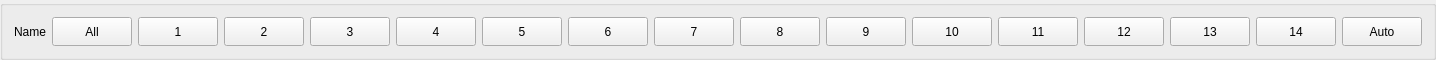
<?xml version="1.0" encoding="UTF-8"?>
<ui version="4.0">
 <class>SectionControlToolbar</class>
 <widget class="QGroupBox" name="SectionControlToolbar">
  <property name="geometry">
   <rect>
    <x>0</x>
    <y>0</y>
    <width>491</width>
    <height>60</height>
   </rect>
  </property>
  <property name="windowTitle">
   <string>GroupBox</string>
  </property>
  <layout class="QHBoxLayout" name="horizontalLayout">
   <item>
    <widget class="QLabel" name="lbName">
     <property name="enabled">
      <bool>true</bool>
     </property>
     <property name="text">
      <string>Name</string>
     </property>
    </widget>
   </item>
   <item>
    <widget class="QPushButton" name="pbAll">
     <property name="sizePolicy">
      <sizepolicy hsizetype="MinimumExpanding" vsizetype="Expanding">
       <horstretch>0</horstretch>
       <verstretch>0</verstretch>
      </sizepolicy>
     </property>
     <property name="focusPolicy">
      <enum>Qt::NoFocus</enum>
     </property>
     <property name="text">
      <string>All</string>
     </property>
     <property name="autoDefault">
      <bool>false</bool>
     </property>
     <property name="flat">
      <bool>false</bool>
     </property>
    </widget>
   </item>
   <item>
    <widget class="QPushButton" name="pb1">
     <property name="sizePolicy">
      <sizepolicy hsizetype="MinimumExpanding" vsizetype="Expanding">
       <horstretch>0</horstretch>
       <verstretch>0</verstretch>
      </sizepolicy>
     </property>
     <property name="focusPolicy">
      <enum>Qt::NoFocus</enum>
     </property>
     <property name="text">
      <string>1</string>
     </property>
    </widget>
   </item>
   <item>
    <widget class="QPushButton" name="pb2">
     <property name="sizePolicy">
      <sizepolicy hsizetype="MinimumExpanding" vsizetype="Expanding">
       <horstretch>0</horstretch>
       <verstretch>0</verstretch>
      </sizepolicy>
     </property>
     <property name="focusPolicy">
      <enum>Qt::NoFocus</enum>
     </property>
     <property name="text">
      <string>2</string>
     </property>
    </widget>
   </item>
   <item>
    <widget class="QPushButton" name="pb3">
     <property name="sizePolicy">
      <sizepolicy hsizetype="MinimumExpanding" vsizetype="Expanding">
       <horstretch>0</horstretch>
       <verstretch>0</verstretch>
      </sizepolicy>
     </property>
     <property name="focusPolicy">
      <enum>Qt::NoFocus</enum>
     </property>
     <property name="text">
      <string>3</string>
     </property>
    </widget>
   </item>
   <item>
    <widget class="QPushButton" name="pb4">
     <property name="sizePolicy">
      <sizepolicy hsizetype="MinimumExpanding" vsizetype="Expanding">
       <horstretch>0</horstretch>
       <verstretch>0</verstretch>
      </sizepolicy>
     </property>
     <property name="focusPolicy">
      <enum>Qt::NoFocus</enum>
     </property>
     <property name="text">
      <string>4</string>
     </property>
    </widget>
   </item>
   <item>
    <widget class="QPushButton" name="pb5">
     <property name="sizePolicy">
      <sizepolicy hsizetype="MinimumExpanding" vsizetype="Expanding">
       <horstretch>0</horstretch>
       <verstretch>0</verstretch>
      </sizepolicy>
     </property>
     <property name="focusPolicy">
      <enum>Qt::NoFocus</enum>
     </property>
     <property name="text">
      <string>5</string>
     </property>
    </widget>
   </item>
   <item>
    <widget class="QPushButton" name="pb6">
     <property name="sizePolicy">
      <sizepolicy hsizetype="MinimumExpanding" vsizetype="Expanding">
       <horstretch>0</horstretch>
       <verstretch>0</verstretch>
      </sizepolicy>
     </property>
     <property name="focusPolicy">
      <enum>Qt::NoFocus</enum>
     </property>
     <property name="text">
      <string>6</string>
     </property>
    </widget>
   </item>
   <item>
    <widget class="QPushButton" name="pb7">
     <property name="sizePolicy">
      <sizepolicy hsizetype="MinimumExpanding" vsizetype="Expanding">
       <horstretch>0</horstretch>
       <verstretch>0</verstretch>
      </sizepolicy>
     </property>
     <property name="focusPolicy">
      <enum>Qt::NoFocus</enum>
     </property>
     <property name="text">
      <string>7</string>
     </property>
    </widget>
   </item>
   <item>
    <widget class="QPushButton" name="pb8">
     <property name="sizePolicy">
      <sizepolicy hsizetype="MinimumExpanding" vsizetype="Expanding">
       <horstretch>0</horstretch>
       <verstretch>0</verstretch>
      </sizepolicy>
     </property>
     <property name="focusPolicy">
      <enum>Qt::NoFocus</enum>
     </property>
     <property name="text">
      <string>8</string>
     </property>
    </widget>
   </item>
   <item>
    <widget class="QPushButton" name="pb9">
     <property name="sizePolicy">
      <sizepolicy hsizetype="MinimumExpanding" vsizetype="Expanding">
       <horstretch>0</horstretch>
       <verstretch>0</verstretch>
      </sizepolicy>
     </property>
     <property name="focusPolicy">
      <enum>Qt::NoFocus</enum>
     </property>
     <property name="text">
      <string>9</string>
     </property>
    </widget>
   </item>
   <item>
    <widget class="QPushButton" name="pb10">
     <property name="sizePolicy">
      <sizepolicy hsizetype="MinimumExpanding" vsizetype="Expanding">
       <horstretch>0</horstretch>
       <verstretch>0</verstretch>
      </sizepolicy>
     </property>
     <property name="focusPolicy">
      <enum>Qt::NoFocus</enum>
     </property>
     <property name="text">
      <string>10</string>
     </property>
    </widget>
   </item>
   <item>
    <widget class="QPushButton" name="pb11">
     <property name="sizePolicy">
      <sizepolicy hsizetype="MinimumExpanding" vsizetype="Expanding">
       <horstretch>0</horstretch>
       <verstretch>0</verstretch>
      </sizepolicy>
     </property>
     <property name="focusPolicy">
      <enum>Qt::NoFocus</enum>
     </property>
     <property name="text">
      <string>11</string>
     </property>
    </widget>
   </item>
   <item>
    <widget class="QPushButton" name="pb12">
     <property name="sizePolicy">
      <sizepolicy hsizetype="MinimumExpanding" vsizetype="Expanding">
       <horstretch>0</horstretch>
       <verstretch>0</verstretch>
      </sizepolicy>
     </property>
     <property name="focusPolicy">
      <enum>Qt::NoFocus</enum>
     </property>
     <property name="text">
      <string>12</string>
     </property>
    </widget>
   </item>
   <item>
    <widget class="QPushButton" name="pb13">
     <property name="sizePolicy">
      <sizepolicy hsizetype="MinimumExpanding" vsizetype="Expanding">
       <horstretch>0</horstretch>
       <verstretch>0</verstretch>
      </sizepolicy>
     </property>
     <property name="focusPolicy">
      <enum>Qt::NoFocus</enum>
     </property>
     <property name="text">
      <string>13</string>
     </property>
    </widget>
   </item>
   <item>
    <widget class="QPushButton" name="pb14">
     <property name="sizePolicy">
      <sizepolicy hsizetype="MinimumExpanding" vsizetype="Expanding">
       <horstretch>0</horstretch>
       <verstretch>0</verstretch>
      </sizepolicy>
     </property>
     <property name="focusPolicy">
      <enum>Qt::NoFocus</enum>
     </property>
     <property name="text">
      <string>14</string>
     </property>
    </widget>
   </item>
   <item>
    <widget class="QPushButton" name="pbAuto">
     <property name="sizePolicy">
      <sizepolicy hsizetype="MinimumExpanding" vsizetype="Expanding">
       <horstretch>0</horstretch>
       <verstretch>0</verstretch>
      </sizepolicy>
     </property>
     <property name="focusPolicy">
      <enum>Qt::NoFocus</enum>
     </property>
     <property name="text">
      <string>Auto</string>
     </property>
     <property name="checkable">
      <bool>true</bool>
     </property>
    </widget>
   </item>
  </layout>
 </widget>
 <resources/>
 <connections/>
</ui>
